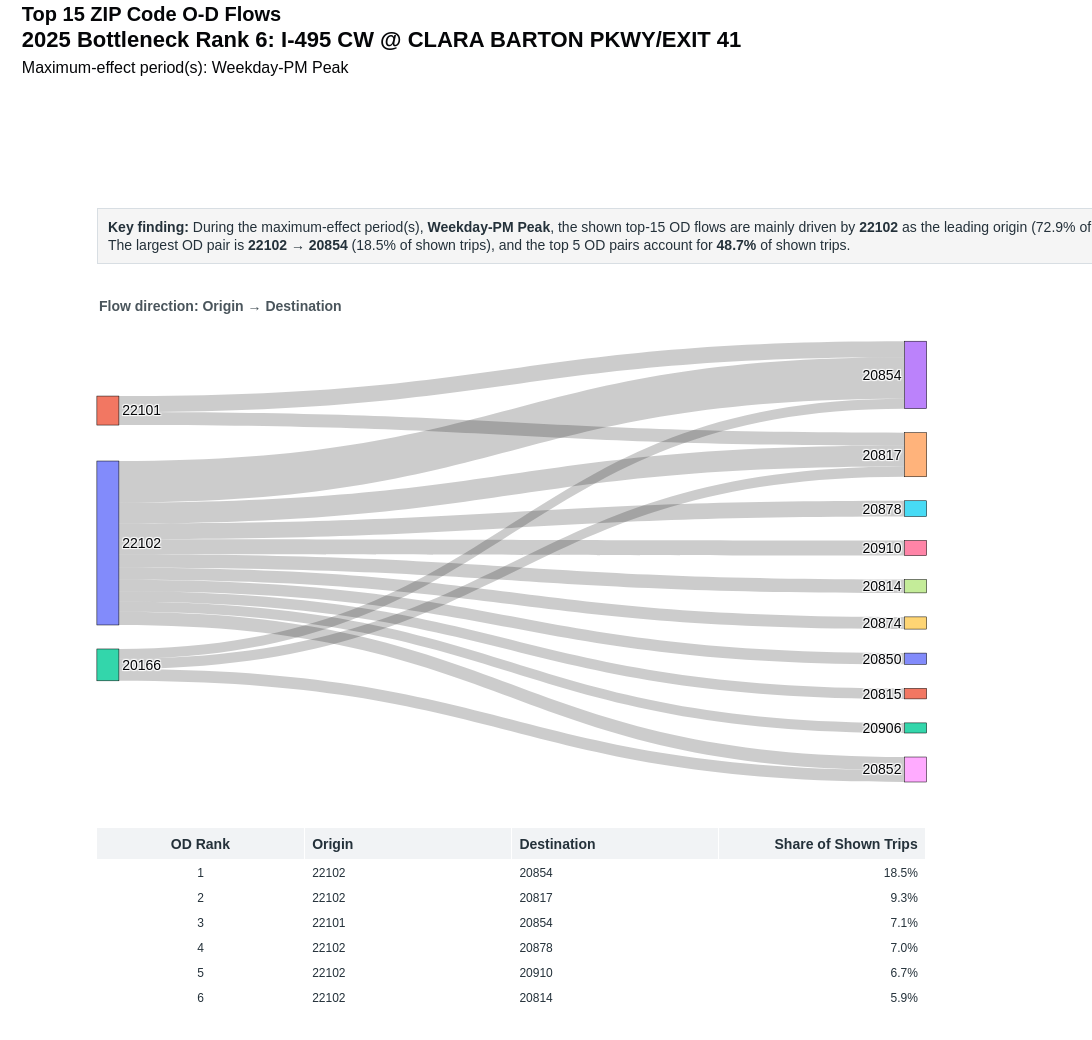

Source (notebook cell):
### Code cell
zip_sankey

### Figure 1 — Plotly figure (JSON) as saved in the notebook; plotly's stock layout.template omitted (floating-point values rounded to 4 significant figures)
{"data": [{"arrangement": "snap", "domain": {"x": [0.04, 0.94], "y": [0.3, 0.88]}, "link": {"customdata": [[1, "22102", "20854", 0.1851], [2, "22102", "20817", 0.09294], [3, "22101", "20854", 0.07138], [4, "22102", "20878", 0.06989], [5, "22102", "20910", 0.06729], [6, "22102", "20814", 0.05911], [7, "22102", "20852", 0.05874], [8, "22101", "20817", 0.05762], [9, "22102", "20874", 0.05428], [10, "20166", "20852", 0.05242], [11, "22102", "20850", 0.05019], [12, "22102", "20815", 0.04684], [13, "20166", "20817", 0.04572], [14, "22102", "20906", 0.04498], [15, "20166", "20854", 0.04349]], "hovertemplate": "<b>OD Pair Rank %{customdata[0]}</b><br>%{customdata[1]} → %{customdata[2]}<br>Share of shown top-15 trips: %{customdata[3]:.1%}<extra></extra>", "source": [0, 0, 1, 0, 0, 0, 0, 1, 0, 2, 0, 0, 2, 0, 2], "target": [3, 4, 3, 5, 6, 7, 8, 4, 9, 8, 10, 11, 4, 12, 3], "value": [498.0, 250.0, 192.0, 188.0, 181.0, 159.0, 158.0, 155.0, 146.0, 141.0, 135.0, 126.0, 123.0, 121.0, 117.0]}, "node": {"hovertemplate": "<b>%{label}</b><extra></extra>", "label": ["22102", "22101", "20166", "20854", "20817", "20878", "20910", "20814", "20852", "20874", "20850", "20815", "20906"], "line": {"color": "black", "width": 0.5}, "pad": 24, "thickness": 22}, "type": "sankey"}, {"cells": {"align": ["center", "left", "left", "right"], "fill": {"color": "white"}, "font": {"color": "#24313A", "size": 12}, "height": 25, "values": [[1, 2, 3, 4, 5, 6, 7, 8, 9, 10, 11, 12, 13, 14, 15], ["22102", "22102", "22101", "22102", "22102", "22102", "22102", "22101", "22102", "20166", "22102", "22102", "20166", "22102", "20166"], ["20854", "20817", "20854", "20878", "20910", "20814", "20852", "20817", "20874", "20852", "20850", "20815", "20817", "20906", "20854"], ["18.5%", "9.3%", "7.1%", "7.0%", "6.7%", "5.9%", "5.9%", "5.8%", "5.4%", "5.2%", "5.0%", "4.7%", "4.6%", "4.5%", "4.3%"]]}, "domain": {"x": [0.04, 0.94], "y": [0, 0.24]}, "header": {"align": ["center", "left", "left", "right"], "fill": {"color": "#F1F3F5"}, "font": {"color": "#24313A", "size": 14}, "height": 28, "values": ["<b>OD Rank</b>", "<b>Origin</b>", "<b>Destination</b>", "<b>Share of Shown Trips</b>"]}, "type": "table"}], "layout": {"annotations": [{"align": "left", "bgcolor": "rgba(245,245,245,0.98)", "bordercolor": "#D8DEE3", "borderpad": 10, "borderwidth": 1, "font": {"color": "#24313A", "size": 14}, "showarrow": false, "text": "<b>Key finding:</b> During the maximum-effect period(s), <b>Weekday-PM Peak</b>, the shown top-15 OD flows are mainly driven by <b>22102</b> as the leading origin (72.9% of shown trips) and <b>20854</b> as the leading destination (30.0%).<br>The largest OD pair is <b>22102 → 20854</b> (18.5% of shown trips), and the top 5 OD pairs account for <b>48.7%</b> of shown trips.", "x": 0.04, "xref": "paper", "y": 1.055, "yref": "paper"}, {"align": "left", "font": {"color": "#4A555C", "size": 14}, "showarrow": false, "text": "<b>Flow direction: Origin → Destination</b>", "x": 0.04, "xref": "paper", "y": 0.94, "yref": "paper"}], "font": {"color": "#050608", "family": "Arial", "size": 14}, "height": 1040, "margin": {"b": 30, "l": 60, "r": 110, "t": 250}, "paper_bgcolor": "white", "plot_bgcolor": "white", "title": {"text": "<b>Top 15 ZIP Code O-D Flows</b><br><span style='font-size:22px'><b>2025 Bottleneck Rank 6: I-495 CW @ CLARA BARTON PKWY/EXIT 41</b></span><br><span style='font-size:16px'>Maximum-effect period(s): Weekday-PM Peak</span>", "x": 0.02, "xanchor": "left", "y": 0.98, "yanchor": "top"}, "width": 1250}}
